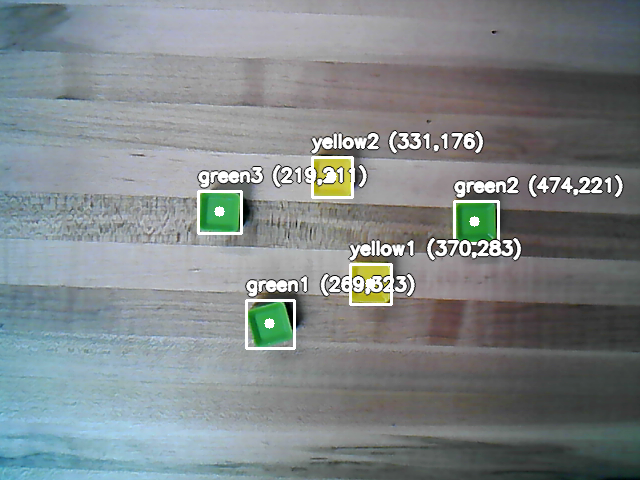
#> input picture captures/capture_scene.png, 640 x 480 px
$ python -i Camera_Capture_Tools.py   (imports and definitions only)
#> lines starting #> are read from the running program, lines starting #| are printed output that depends on the picture; after the words box and inside, x2 and y2 are one past the last pixel; in counts of white or black regions, pixels touching at a corner belong together
#> further down, picture is the input picture: shape (480, 640, 3); mean B, G, R 135.9, 134.3, 127.5
import cv2
import time
import os
import json
import numpy as np
from collections import defaultdict
from google.genai import types
from config import camera_index, capture_wait_time


# Helper: draw outlined text
def put_text(img, text, org, scale=0.6, thickness=2):
    cv2.putText(img, text, org, cv2.FONT_HERSHEY_SIMPLEX,
                scale, (0, 0, 0), thickness + 2, cv2.LINE_AA)
    cv2.putText(img, text, org, cv2.FONT_HERSHEY_SIMPLEX,
                scale, (255, 255, 255), thickness, cv2.LINE_AA)


# Helper: detect colored blocks and annotate frame
def detect_and_annotate_blocks(frame, area_threshold=500):
#> called with area_threshold = 500
    hsv = cv2.cvtColor(frame, cv2.COLOR_BGR2HSV)
#> hsv: shape (480, 640, 3); mean H, S, V 79, 28.1, 140.4

    color_ranges = {
        "blue":   [(np.array([100, 120, 50]), np.array([130, 255, 255]))],
        "green":  [(np.array([40,  70, 50]), np.array([ 80, 255, 255]))],
        "yellow":[(np.array([20, 120, 80]), np.array([ 35, 255, 255]))],
        "red":   [
            (np.array([  0, 120, 80]), np.array([ 10, 255, 255])),
            (np.array([160, 120, 80]), np.array([179, 255, 255]))
        ],
    }

    detected_blocks = []
    color_counts = defaultdict(int)  # e.g., blue1, blue2, red1, ...

    for color_name, ranges in color_ranges.items():
        mask_total = None
        for lower, upper in ranges:
            mask = cv2.inRange(hsv, lower, upper)
            mask_total = mask if mask_total is None else cv2.bitwise_or(mask_total, mask)

        kernel = np.ones((5, 5), np.uint8)
        mask_total = cv2.morphologyEx(mask_total, cv2.MORPH_OPEN, kernel)
        mask_total = cv2.morphologyEx(mask_total, cv2.MORPH_CLOSE, kernel)

        contours, _ = cv2.findContours(mask_total, cv2.RETR_EXTERNAL, cv2.CHAIN_APPROX_SIMPLE)

        for cnt in contours:
            area = cv2.contourArea(cnt)
            if area < area_threshold:
                continue

            x, y, w, h = cv2.boundingRect(cnt)
            cv2.rectangle(frame, (x, y), (x + w, y + h), (255, 255, 255), 2)

            M = cv2.moments(cnt)
            if M["m00"] == 0:
                continue

            cx = int(M["m10"] / M["m00"])
            cy = int(M["m01"] / M["m00"])
            cv2.circle(frame, (cx, cy), 5, (255, 255, 255), -1)

            # color_no style labels: red1, blue2, green1, etc.
            color_counts[color_name] += 1
            label_name = f"{color_name}{color_counts[color_name]}"

            put_text(frame, f"{label_name} ({cx},{cy})", (x, y - 10))
            detected_blocks.append((label_name, (cx, cy)))
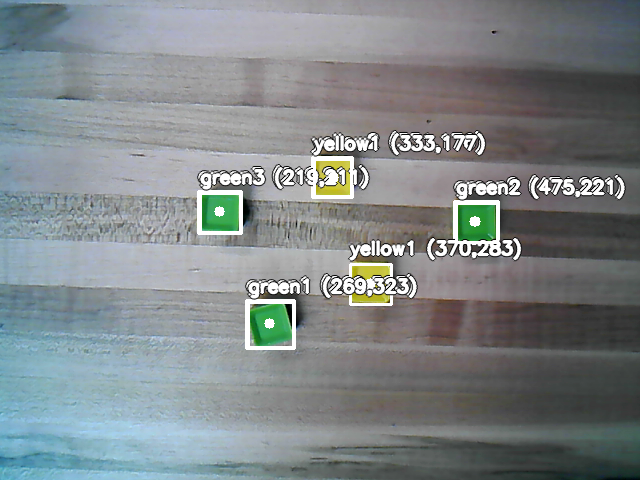
#> frame: shape (480, 640, 3); 3.35% of pixels changed, all inside (x1, y1, x2, y2) = (198, 131, 627, 347)
#> mask_total: shape (480, 640); every value is 0
#> after the loop, color_counts = {'green': 3, 'yellow': 1}; detected_blocks = [('green1', (269, 323)), ('green2', (475, 221)), ('green3', (219, 211)), ('yellow1', (333, 177))]

    return detected_blocks

# MAIN TOOL FUNCTION
# [103 lines left out: function capture_scene_with_detection, not called in this run]


# SCHEMA FOR LLM TOOL CALLING
schema_capture_scene_with_detection = types.FunctionDeclaration(
    name="capture_scene_with_detection",
    description=(
        "Opens the camera, detects blue/green/yellow/red blocks on a black "
        "background, annotates them with labels like 'red1', 'blue2', etc., "
        "shows a countdown, saves one annotated frame and a JSON file with "
        "pixel positions, and returns the file paths and detected blocks."
    ),
    parameters=types.Schema(
        type=types.Type.OBJECT,
        properties={
            "cam_index": types.Schema(
                type=types.Type.INTEGER,
                description="Camera index to open (e.g., 0, 1, 2, 4).",
            ),
            "width": types.Schema(
                type=types.Type.INTEGER,
                description="Capture width in pixels. Default 640.",
            ),
            "height": types.Schema(
                type=types.Type.INTEGER,
                description="Capture height in pixels. Default 480.",
            ),
            "save_dir": types.Schema(
                type=types.Type.STRING,
                description="Directory where capture_scene.png and capture_scene.json will be saved. Default 'captures'.",
            ),
            "capture_interval_sec": types.Schema(
                type=types.Type.NUMBER,
                description="Seconds to wait before auto-saving the frame once. Default taken from config.capture_wait_time.",
            ),
        },
    ),
)

>>> import cv2
>>> picture = cv2.imread('../captures/capture_scene.png')
>>> result = detect_and_annotate_blocks(picture)
#> result has the same summary as detected_blocks in detect_and_annotate_blocks
